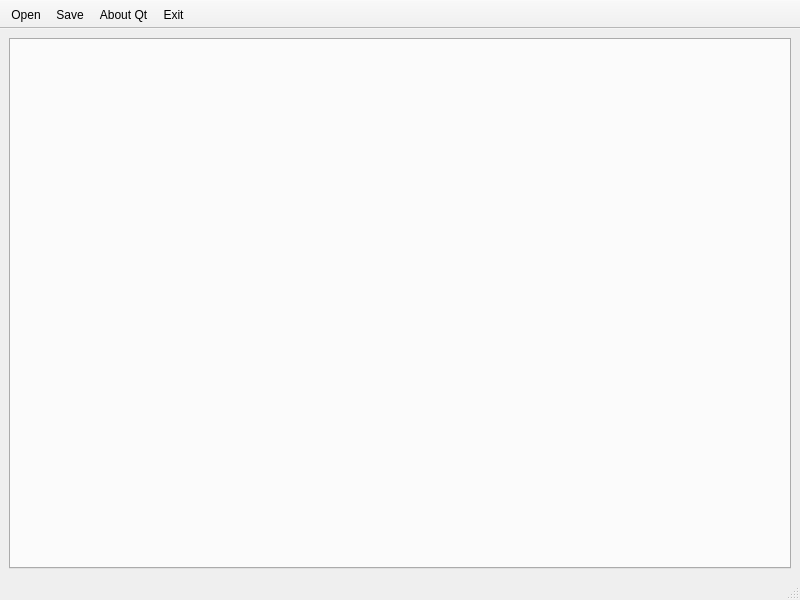
<?xml version="1.0" encoding="UTF-8"?>
<ui version="4.0">
 <class>MainWindow</class>
 <widget class="QMainWindow" name="MainWindow">
  <property name="geometry">
   <rect>
    <x>0</x>
    <y>0</y>
    <width>800</width>
    <height>600</height>
   </rect>
  </property>
  <property name="windowTitle">
   <string>MainWindow</string>
  </property>
  <widget class="QWidget" name="centralwidget">
   <layout class="QGridLayout" name="gridLayout">
    <item row="0" column="0">
     <widget class="QTabWidget" name="mainTab">
      <property name="currentIndex">
       <number>-1</number>
      </property>
     </widget>
    </item>
   </layout>
  </widget>
  <widget class="QStatusBar" name="mainStatusbar"/>
  <widget class="QToolBar" name="toolBar">
   <property name="windowTitle">
    <string>toolBar</string>
   </property>
   <property name="movable">
    <bool>false</bool>
   </property>
   <attribute name="toolBarArea">
    <enum>TopToolBarArea</enum>
   </attribute>
   <attribute name="toolBarBreak">
    <bool>false</bool>
   </attribute>
   <addaction name="actionOpen"/>
   <addaction name="actionSave"/>
   <addaction name="actionAboutQt"/>
   <addaction name="actionExit"/>
  </widget>
  <action name="actionOpen">
   <property name="text">
    <string>Open</string>
   </property>
  </action>
  <action name="actionAboutQt">
   <property name="text">
    <string>About Qt</string>
   </property>
  </action>
  <action name="actionExit">
   <property name="text">
    <string>Exit</string>
   </property>
  </action>
  <action name="actionSave">
   <property name="text">
    <string>Save</string>
   </property>
  </action>
 </widget>
 <resources/>
 <connections/>
</ui>
